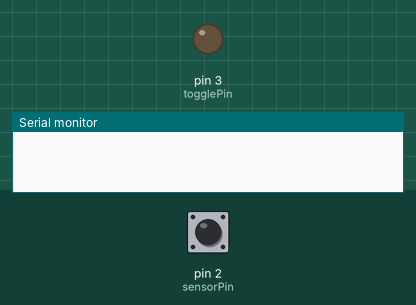
A sketch run on a simulated Arduino Uno, built with avr-gcc and run on an emulated ATmega328P. Shown: output pins drawn as LEDs (lit = HIGH), the last lines printed to the serial monitor. Dashed ring = blinking. The inputs (shaded band) are chosen by the test bench; at power-on: pin 2 (sensorPin) LOW.

Above: at 1.2 s.
1.3 s: pin 2 (sensorPin) pulsed HIGH 5 times (0.12 s each, 0.3 s apart)
At 1.75 s:
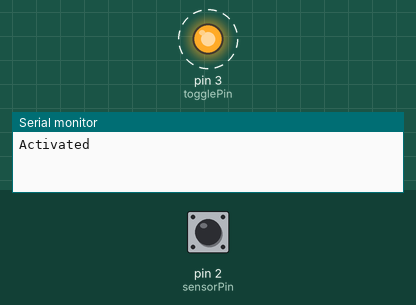
Timing chart, 0 to 4.3 s (numbered marks = the images above; inputs shaded):
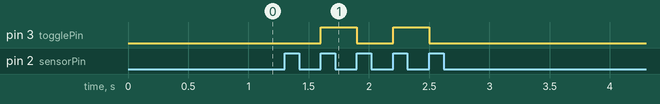

Measured:
- after the input at 1.3 s, pin 3 (togglePin): alternates HIGH for 0.30 s and LOW for 0.30 s, 4 changes in all, then stays LOW, starting after 0.30 s

The sketch:

clap-arduino.ino
```cpp
#define togglePin 3
#define sensorPin 2

int time = 0;
int timeDifference = 0;
int previousTime = 0;

boolean val = 0;
boolean newVal = 0;
boolean currentState = 0;

void setup()
{
  pinMode(sensorPin, INPUT);
  pinMode(togglePin, OUTPUT);
  Serial.begin(9600);
}

void loop()
{
  newVal = digitalRead(sensorPin);

  // the value has changed
  if (val != newVal)
  {
    val = newVal;

    // this can trigger four times in a span of 6 milliseconds
    if (val == 1)
    {

      time = millis();
      timeDifference = time - previousTime;
      if (timeDifference > 10)
      {

        // Serial.println("Flick");
        // Serial.println(millis());

        // the time delay will be between 100 and 800 milliseconds
        if (timeDifference > 100 && timeDifference < 800)
        {
          Serial.println("Activated");
          currentState = digitalRead(togglePin);
          digitalWrite(togglePin, !currentState);
        }
      }

      previousTime = time;
    }
  }
}
```
